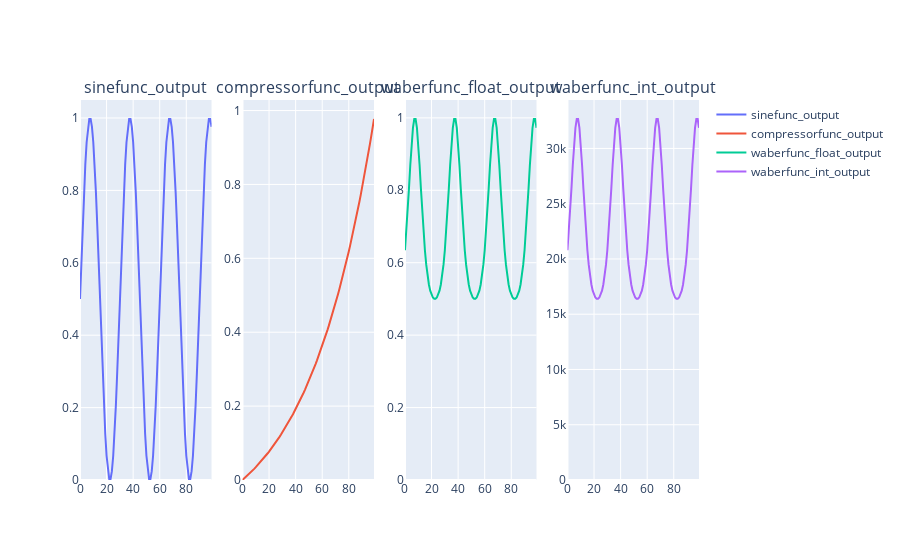

The notebook cell saved with this chart:
### Code cell
import plotly.graph_objs as go
from plotly.subplots import make_subplots

bms_traces = [
  go.Scatter(y=sinefunc_output, mode="lines", name="sinefunc_output"),
  go.Scatter(y=compressorfunc_output, mode="lines", name="compressorfunc_output"),
  go.Scatter(y=waberfunc_float_output, mode="lines", name="waberfunc_float_output"),
  go.Scatter(y=waberfunc_int_output, mode="lines", name="waberfunc_int_output"),
]

fig = make_subplots(rows=1, cols=4, subplot_titles=["sinefunc_output", "compressorfunc_output", "waberfunc_float_output", "waberfunc_int_output"])

for idx, bms_trace in enumerate(bms_traces):  # see example above
	fig.add_trace(bms_trace, row=1, col=idx+1)

#fig.update_layout(
#  title='Test Output', 
  #yaxis=dict(title='return')
#)
fig.update_yaxes(rangemode="tozero") 
fig.show()
